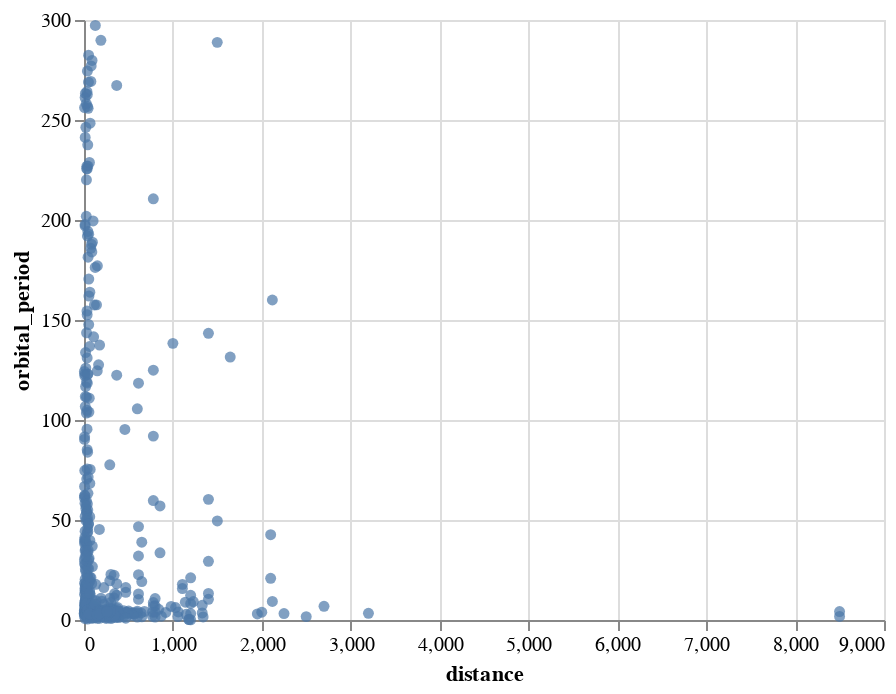

Write notebook code for a chart like this one.
### Code cell
alt.Chart(planets.query('orbital_period<300')).mark_circle().encode(
    x = 'distance',
    y = 'orbital_period',
)

### Figure 1 — Vega-Lite specification as saved in the notebook (floating-point values rounded to 4 significant figures; data arrays with more than 128 entries replaced by an {"elided": "..."} marker saying what was removed)
{"config": {"view": {"continuousWidth": 400, "continuousHeight": 300}}, "data": {"name": "data-7dfd92f9a5ecfd2c41588e9761111636"}, "mark": "circle", "encoding": {"x": {"type": "quantitative", "field": "distance"}, "y": {"type": "quantitative", "field": "orbital_period"}}, "$schema": "https://vega.github.io/schema/vega-lite/v4.8.1.json", "datasets": {"data-7dfd92f9a5ecfd2c41588e9761111636": {"elided": "656 records"}}}
